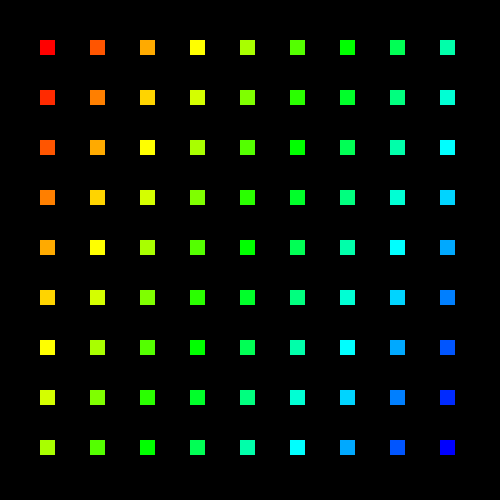
Frame 1 (no input)
Frame 60 (the mouse pressed at the canvas centre just before this capture): identical to frame 1, image omitted
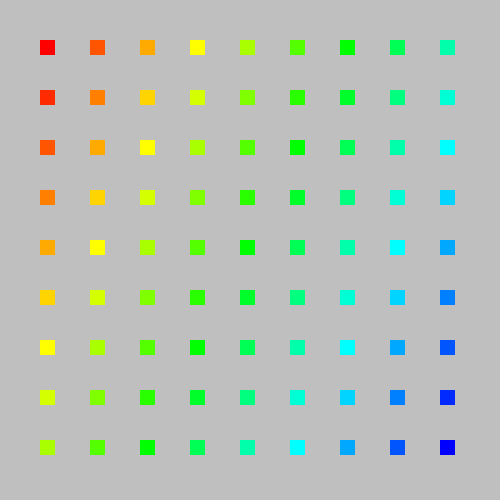
Frame 120 (the mouse held since frame 60 and released just before this capture)

The Processing sketch that drew these frames (run headless with seeded random() and noise(); from frame 60 on, the mouse is pressed at the canvas centre):

// Processing sketch: processing_74535
// ── processing_74535.pde

void setup () {
  size(500, 500);
}

void draw() {   
  colorMode(HSB, 500);
  background(0, 0, mouseX+mouseY/2);
  for (int y = 40; y < height-50; y = y + 50) {
    for (int x = 40; x < width-50; x = x + 50) {

      colorMode(HSB, 900);
      fill(x+y/2-60, 900, 900);
      noStroke();
      rect (x, y, 15, 15);
    }
  }
}
